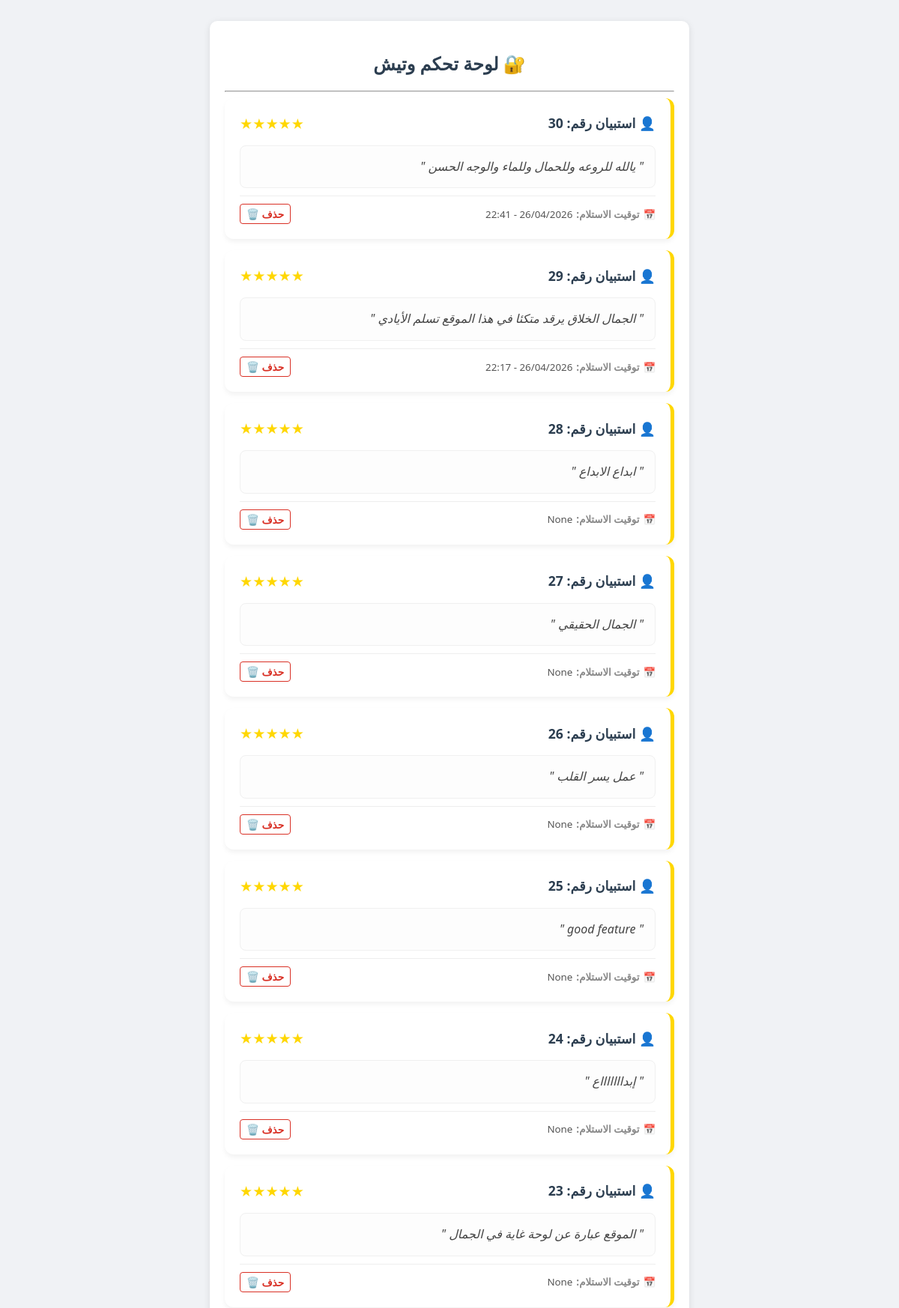
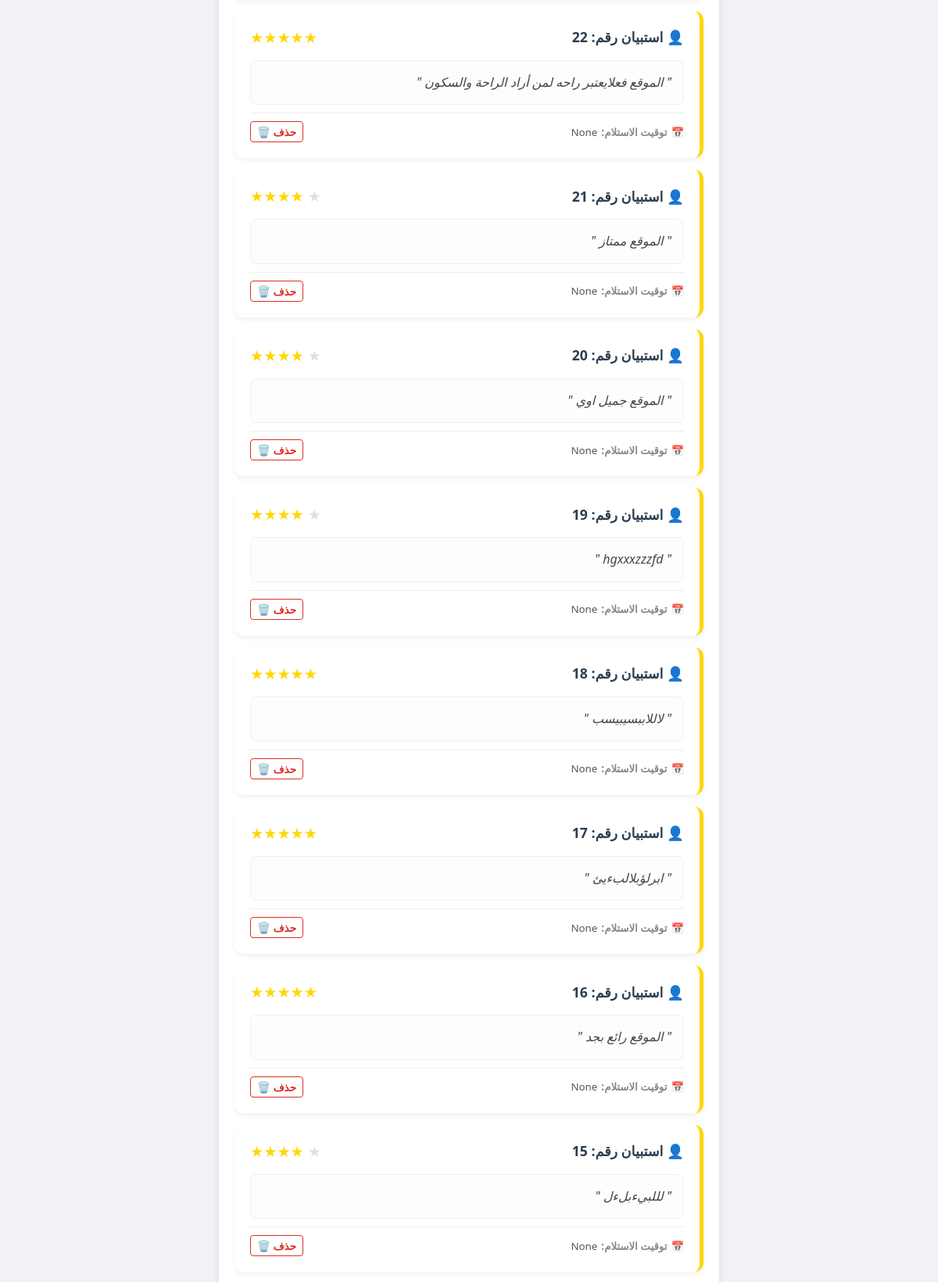
The page /admin (upper part) on the database its author committed (2 pictures, top to bottom).
### CURRENCY_PRICES.py (models this page shows)
class Survey(db.Model):
    id = db.Column(db.Integer, primary_key=True)
    feedback = db.Column(db.Text)
    created_at = db.Column(db.DateTime, default=datetime.utcnow)

### CURRENCY_PRICES.py (the view)
@app.route('/admin') # أو الرابط اللي بتستخدمه
def admmin():
    conn = sqlite3.connect('wateesh.db')
    conn.row_factory = sqlite3.Row
    query = """
    SELECT id, feedback, rating,
    strftime('%d/%m/%Y - %H:%M', created_at) as created_at
    FROM survey ORDER BY id DESC
    """
    surveys = conn.execute(query).fetchall()
    conn.close()
    return render_template('admin.html', surveys=surveys)

### templates/admin.html (shortened to what this page needs)
<!DOCTYPE html>
<html lang="ar" dir="rtl">
<head>
</head>
<body>
<div class="card">
    <h2 style="text-align: center; color: #2c3e50;">🔐 لوحة تحكم وتيش</h2>
    <hr>
    {% for item in surveys %}
    <div class="survey-item" style="direction: rtl; text-align: right; border-right: 5px solid #FFD700; background: #fff; padding: 20px; margin-bottom: 15px; border-radius: 12px; box-shadow: 0 4px 6px rgba(0,0,0,0.05); position: relative;">
        <div style="display: flex; justify-content: space-between; align-items: center; margin-bottom: 15px;">
            <div style="display: flex; align-items: center; gap: 10px;">
                <strong style="font-size: 1.1rem; color: #2c3e50;">👤 استبيان رقم: {{ item['id'] }}</strong>
            </div>
            <div style="color: #FFD700; font-size: 1.2rem; direction: ltr;">
                {% for i in range(item['rating']|int) %}★{% endfor %}
                {% for i in range(5 - item['rating']|int) %}<span style="color: #e0e0e0;">★</span>{% endfor %}
            </div>
        </div>
        <p style="background: #fdfdfd; padding: 15px; border-radius: 8px; border: 1px solid #f0f0f0; color: #444; font-style: italic; line-height: 1.6; margin-bottom: 10px;">
            " {{ item['feedback'] }} "
        </p>
        <div style="display: flex; justify-content: space-between; align-items: center; margin-top: 10px; border-top: 1px solid #eee; padding-top: 10px;">
            <small style="color: #888; display: flex; align-items: center; gap: 5px;">
                📅 <strong>توقيت الاستلام:</strong>
                <span style="color: #555;">{{ item['date_formatted'] if item['date_formatted'] else item['created_at'] }}</span>
            </small>
            <a href="{{ url_for('delete_survey', id=item['id']) }}" class="btn-delete" onclick="return confirm('عايز تحذف الرأي ده؟')">حذف 🗑️</a>
        </div>
    </div>
    {% else %}
        <p style="text-align: center; color: #999;">لا يوجد استبيانات مستلمة حالياً.</p>
    {% endfor %}
</div>
</body>
</html>

### templates/admin.html (style rules this page uses)
body { font-family: 'Segoe UI', Tahoma, sans-serif; background: #f0f2f5; padding: 20px; direction: rtl; }
.card { background: white; padding: 20px; border-radius: 10px; box-shadow: 0 2px 10px rgba(0,0,0,0.1); max-width: 600px; margin: auto; }
.btn-delete { color: #d93025; text-decoration: none; font-size: 0.85em; font-weight: bold; border: 1px solid #d93025; padding: 3px 8px; border-radius: 4px; transition: 0.3s; float: left; }

### rows shown on the page
Survey: id "30", feedback "يالله للروعه وللحمال وللماء والوجه الحسن", item "26/04/2026 - 22:41"
Survey: id "29", feedback "الجمال الخلاق يرقد متكئا في هذا الموقع تسلم الأيادي", item "26/04/2026 - 22:17"
Survey: id "28", feedback "ابداع الابداع", item "None"
Survey: id "27", feedback "الجمال الحقيقي", item "None"
Survey: id "26", feedback "عمل يسر القلب", item "None"
Survey: id "25", feedback "good feature", item "None"
Survey: id "24", feedback "إبداااااااع", item "None"
Survey: id "23", feedback "الموقع عبارة عن لوحة غاية في الجمال", item "None"
Survey: id "22", feedback "الموقع فعلايعتبر راحه لمن أراد الراحة والسكون", item "None"
Survey: id "21", feedback "الموقع ممتاز", item "None"
Survey: id "20", feedback "الموقع جميل اوي", item "None"
Survey: id "19", feedback "hgxxxzzzfd", item "None"
Survey: id "18", feedback "لاللاببسيبيسب", item "None"
Survey: id "17", feedback "ابرلؤبلالبءيئ", item "None"
Survey: id "16", feedback "الموقع رائع بجد", item "None"
Survey: id "15", feedback "لللبيءبلءل", item "None"
